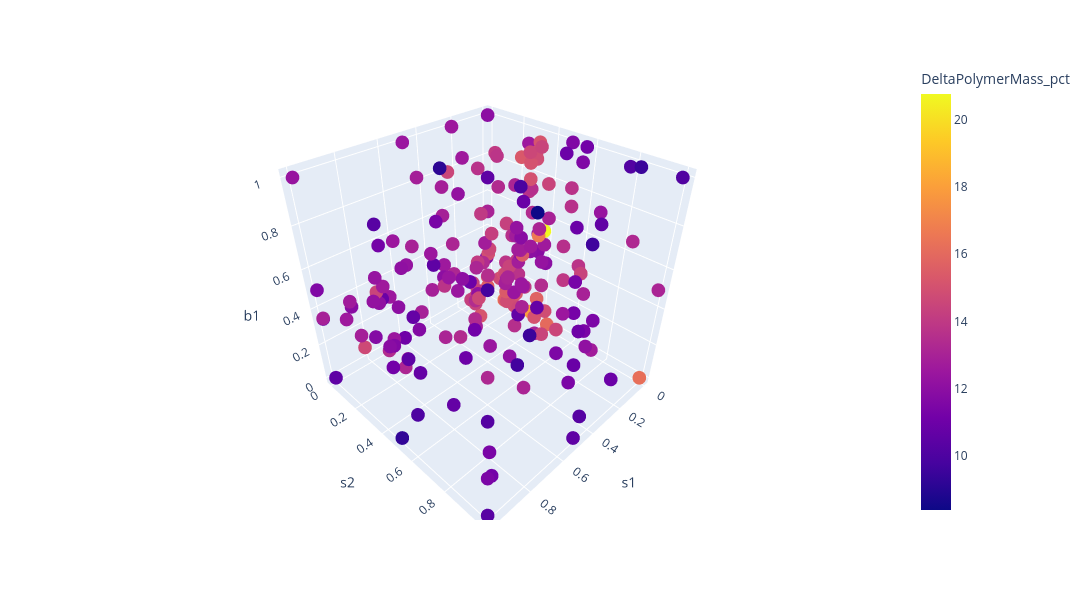

The notebook cell this image was saved under:
### Markdown cell above
# Data Visualisation

### Code cell
fig = px.scatter_3d(df, x='s1', y='s2', z='b1', color='DeltaPolymerMass_pct',width=1300, height=600)
fig.show()

### Figure 1 — Plotly figure (JSON) as saved in the notebook; plotly's stock layout.template omitted (floating-point values rounded to 4 significant figures; data arrays with more than 128 entries replaced by an {"elided": "..."} marker saying what was removed)
{"data": [{"hovertemplate": "s1=%{x}<br>s2=%{y}<br>b1=%{z}<br>DeltaPolymerMass_pct=%{marker.color}<extra></extra>", "legendgroup": "", "marker": {"color": {"elided": "301 float values"}, "coloraxis": "coloraxis", "symbol": "circle"}, "mode": "markers", "name": "", "scene": "scene", "showlegend": false, "type": "scatter3d", "x": {"elided": "301 float values"}, "y": {"elided": "301 float values"}, "z": {"elided": "301 float values"}}], "layout": {"coloraxis": {"colorbar": {"title": {"text": "DeltaPolymerMass_pct"}}, "colorscale": [[0, "#0d0887"], [0.1111, "#46039f"], [0.2222, "#7201a8"], [0.3333, "#9c179e"], [0.4444, "#bd3786"], [0.5556, "#d8576b"], [0.6667, "#ed7953"], [0.7778, "#fb9f3a"], [0.8889, "#fdca26"], [1, "#f0f921"]]}, "height": 600, "legend": {"tracegroupgap": 0}, "margin": {"t": 60}, "scene": {"domain": {"x": [0, 1], "y": [0, 1]}, "xaxis": {"title": {"text": "s1"}}, "yaxis": {"title": {"text": "s2"}}, "zaxis": {"title": {"text": "b1"}}}, "width": 1300}}
